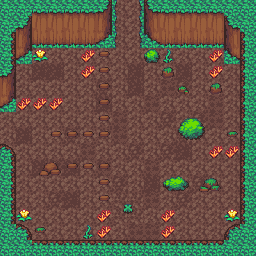

Below is a game level as drawn by its tile map, then a one-line description and the .tmx file that defines it, in full:
An orthogonal 16x16 tile map with 16x16 px tiles, 5 tile layers (Base, Detalhes do Chão, TemplateParedes, Paredes, ...).

<map version="1.5" tiledversion="1.6.0" orientation="orthogonal" renderorder="right-down" width="16" height="16" tilewidth="16" tileheight="16" infinite="0" nextlayerid="6" nextobjectid="1">
 <tileset firstgid="1" source="texture/Jungle_Tileset.tsx" />
 <layer id="1" name="Base" width="16" height="16" locked="1">
  <data encoding="csv">
46,46,46,46,46,46,46,46,46,46,46,46,46,46,46,46,
46,46,46,46,46,46,46,46,46,46,46,46,46,46,46,46,
46,46,46,46,46,46,46,46,46,46,46,46,46,46,46,46,
46,46,46,46,46,46,46,46,46,46,46,46,46,46,46,46,
46,46,46,46,46,46,46,46,46,46,46,46,46,46,46,46,
46,46,46,46,46,46,46,46,46,46,46,46,46,46,46,46,
46,46,46,46,46,46,46,46,46,46,46,46,46,46,46,46,
46,46,46,46,46,46,46,46,46,46,46,46,46,46,46,46,
46,46,46,46,46,46,46,46,46,46,46,46,46,46,46,46,
46,46,46,46,46,46,46,46,46,46,46,46,46,46,46,46,
46,46,46,46,46,46,46,46,46,46,46,46,46,46,46,46,
46,46,46,46,46,46,46,46,46,46,46,46,46,46,46,46,
46,46,46,46,46,46,46,46,46,46,46,46,46,46,46,46,
46,46,46,46,46,46,46,46,46,46,46,46,46,46,46,46,
46,46,46,46,46,46,46,46,46,46,46,46,46,46,46,46,
46,46,46,46,46,46,46,46,46,46,46,46,46,46,46,46
</data>
 </layer>
 <layer id="2" name="Detalhes do Chão" width="16" height="16">
  <data encoding="csv">
0,0,0,0,0,0,0,0,0,0,0,0,0,0,0,0,
0,0,0,0,0,0,0,0,0,0,0,0,0,0,0,0,
0,0,0,0,0,0,0,0,0,0,0,0,0,0,0,0,
0,0,115,0,0,113,0,0,0,0,117,0,0,113,0,0,
0,0,50,50,0,113,0,0,50,0,0,50,0,113,0,0,
0,0,0,0,0,0,48,0,50,0,49,48,0,0,0,0,
0,113,113,113,0,0,50,0,0,49,0,0,0,49,0,0,
0,0,0,0,0,0,0,49,0,0,48,0,48,49,0,0,
0,50,0,0,48,0,47,49,0,0,0,48,0,0,0,0,
0,0,0,0,0,49,0,0,48,0,48,50,0,113,113,0,
0,0,50,48,50,0,49,0,0,49,0,0,0,0,0,0,
0,0,0,0,0,0,0,48,0,50,0,0,48,0,0,0,
0,0,0,48,50,0,0,42,43,49,0,48,0,0,0,0,
0,115,0,0,0,0,113,64,65,0,113,0,0,0,115,0,
0,0,0,0,0,117,113,0,49,49,113,0,0,0,0,0,
0,0,0,0,0,0,0,0,0,0,0,0,0,0,0,0
</data>
 </layer>
 <layer id="3" name="TemplateParedes" width="16" height="16" locked="1">
  <data encoding="csv">
24,24,223,223,223,223,224,61,63,222,223,223,223,223,24,24,
24,224,245,245,245,245,246,61,63,244,245,245,245,245,222,24,
202,246,267,267,267,267,268,61,63,266,267,267,267,267,244,200,
202,268,0,0,0,0,0,0,0,0,0,0,0,0,266,200,
224,0,0,0,0,0,0,0,0,0,0,0,0,0,0,222,
246,0,0,0,0,0,0,0,0,0,0,0,0,0,0,244,
268,0,0,0,0,0,0,0,0,0,0,0,0,0,0,266,
0,0,0,0,0,0,0,0,0,0,0,0,0,0,0,0,
0,0,0,0,0,0,0,0,0,0,0,0,0,0,0,0,
180,0,0,0,0,0,0,0,0,0,0,0,0,0,0,178,
202,0,0,0,0,0,0,0,0,0,0,0,0,0,0,200,
202,0,0,0,0,0,0,0,0,0,0,0,0,0,0,200,
202,0,0,0,0,0,0,0,0,0,0,0,0,0,0,200,
202,0,0,0,0,0,0,0,0,0,0,0,0,0,0,200,
24,180,0,0,0,0,0,0,0,0,0,0,0,0,178,24,
24,24,179,179,179,179,180,0,0,178,179,179,179,179,24,24
</data>
 </layer>
 <layer id="5" name="Paredes" width="16" height="16" locked="1">
  <data encoding="csv">
0,0,0,0,0,0,0,0,0,0,0,0,0,0,0,0,
0,0,0,0,0,0,0,0,0,0,0,0,0,0,0,0,
0,0,0,0,0,0,0,0,0,0,0,0,0,0,0,0,
0,0,0,0,0,0,0,0,0,0,0,0,0,0,0,0,
0,0,0,0,0,0,0,0,0,0,0,0,0,0,0,200,
0,0,0,0,0,0,0,0,0,0,0,0,0,0,0,200,
0,0,0,0,0,0,0,0,0,0,0,0,0,0,0,200,
0,0,0,0,0,0,0,0,0,0,0,0,0,0,0,200,
0,0,0,0,0,0,0,0,0,0,0,0,0,0,0,200,
0,0,0,0,0,0,0,0,0,0,0,0,0,0,0,200,
0,0,0,0,0,0,0,0,0,0,0,0,0,0,0,0,
0,0,0,0,0,0,0,0,0,0,0,0,0,0,0,0,
0,0,0,0,0,0,0,0,0,0,0,0,0,0,0,0,
0,0,0,0,0,0,0,0,0,0,0,0,0,0,0,0,
0,0,0,0,0,0,0,0,0,0,0,0,0,0,0,0,
0,0,0,0,0,0,179,179,179,179,0,0,0,0,0,0
</data>
 </layer>
 <layer id="4" name="Obstáculos" width="16" height="16" locked="1">
  <data encoding="csv">
0,0,0,0,0,0,0,0,0,0,0,0,0,0,0,0,
0,0,0,0,0,0,0,0,0,0,0,0,0,0,0,0,
0,0,0,0,0,0,0,0,0,0,0,0,0,0,0,0,
0,0,0,0,0,0,136,0,0,424,0,0,0,0,0,0,
0,0,0,0,0,0,136,0,0,0,156,0,0,0,0,0,
0,0,0,0,0,0,136,0,0,0,0,157,0,156,0,0,
0,0,0,0,0,0,136,0,0,0,0,0,0,0,0,0,
0,0,0,0,0,0,136,0,0,0,0,420,421,0,0,0,
0,0,0,136,136,136,136,0,0,0,0,442,443,0,158,0,
0,0,0,0,0,0,0,0,0,0,0,0,0,0,0,0,
0,0,137,138,136,136,136,0,0,0,0,0,0,0,0,0,
0,0,0,0,0,0,136,0,0,0,422,423,159,160,0,0,
0,0,0,0,0,0,136,0,0,0,0,0,0,0,0,0,
0,0,0,0,0,0,0,0,0,0,0,0,0,0,0,0,
0,0,158,0,0,0,0,0,0,0,0,0,0,0,0,0,
0,0,0,0,0,0,0,0,0,0,0,0,0,0,0,0
</data>
 </layer>
</map>
